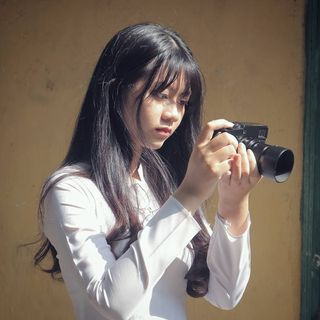
#> input picture images/thu.jpg, 320 x 320 px
$ python morphological.py
#> lines starting #> are read from the running program, lines starting #| are printed output that depends on the picture; after the words box and inside, x2 and y2 are one past the last pixel; in counts of white or black regions, pixels touching at a corner belong together
import cv2
import numpy as np
from matplotlib import pyplot as plt
from numpy.core.fromnumeric import size

# open cv tra ve gia tri cac kenh mau mac dinh la B G R
img = cv2.imread('images/thu.jpg')
#> img is the input picture: shape (320, 320, 3); mean B, G, R 98.9, 110.2, 123.8
img = cv2.cvtColor(img, cv2.COLOR_BGR2GRAY)
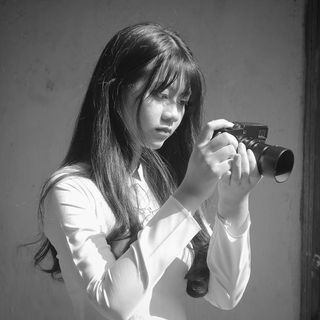
#> img: shape (320, 320); min 3, max 255, mean 112.9
im = img.copy()

cv2.imshow('image',im)

# [6 lines of commented-out code are left out]
th2 = cv2.adaptiveThreshold(im, 255, cv2.ADAPTIVE_THRESH_MEAN_C, cv2.THRESH_BINARY,11,2)
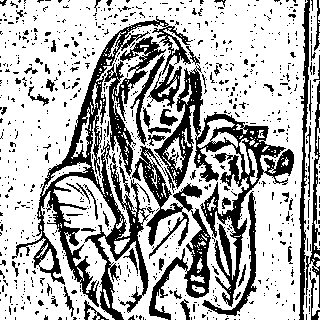
#> th2: shape (320, 320); 69.8% white; 863 black regions (795 under 20 px), largest, box (x1, y1, x2, y2) and area: (12, 16, 193, 320) 9011, (154, 64, 294, 307) 6605, (132, 146, 211, 320) 3531

# cv2.imshow('th1',th1)
cv2.imshow('th',th2)

kernel = np.ones((3,3))
binImg = th2/255
sizeSrc = th2.shape
#> sizeSrc = (320, 320)
sizeKernel = kernel.shape
# Them padding
R = sizeSrc[0] + sizeKernel[0] - 1
#> R = 322
C = sizeSrc[1] + sizeKernel[1] - 1
#> C = 322

N = np.zeros((R, C))
for i in range(sizeSrc[0]):
    for j in range(sizeSrc[1]):
        N[i+1, j+1] = binImg[i, j]
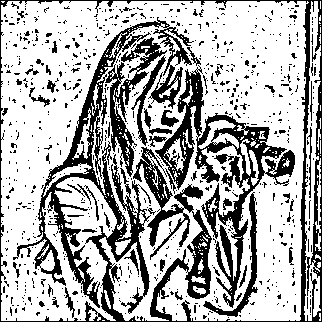
#> N: shape (322, 322) float64; values 0 (black) and 1 (white), 69% white; 778 black regions (722 under 20 px), largest, box (x1, y1, x2, y2) and area: (0, 0, 322, 322) 16982, (155, 65, 295, 308) 6605, (105, 37, 167, 177) 1998
# # Dilation
for i in range(sizeSrc[0]):
    for j in range(sizeSrc[1]):
        k = N[i:i+sizeKernel[0], j:j+sizeKernel[1]]
        result = (k == kernel)
        final = np.all(result == True)
        if final:
            binImg[i,j] = 1
        else:
            binImg[i,j] = 0
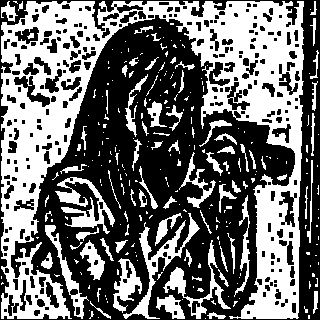
#> binImg: shape (320, 320) float64; values 0 (black) and 1 (white), 42.8% white; 268 white regions (192 under 20 px), largest, box (x1, y1, x2, y2) and area: (1, 1, 304, 319) 31617, (123, 213, 200, 319) 1300, (55, 177, 115, 234) 1197

# [10 lines of commented-out code are left out]

cv2.imshow('Morphological', binImg)

cv2.waitKey(0)
cv2.destroyAllWindows()
